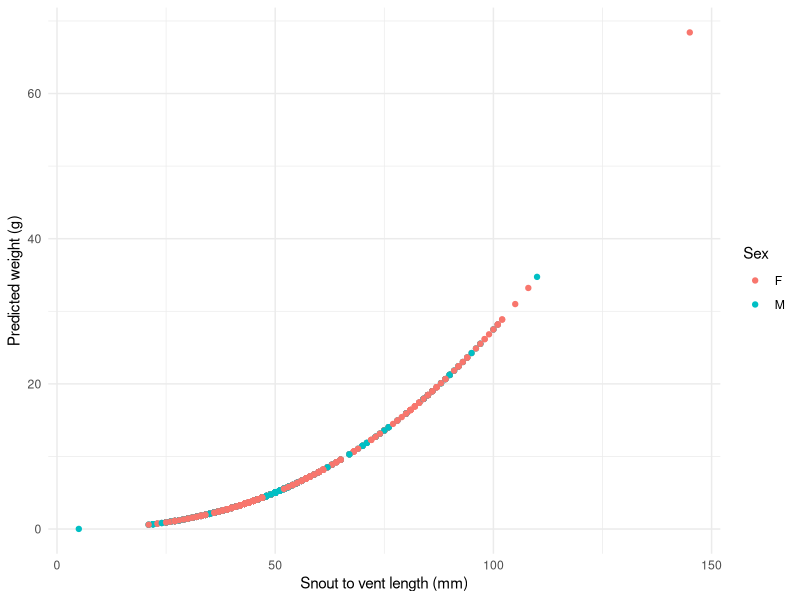

Source code (R):
## ---- chunk 1
knitr::opts_chunk$set(echo = TRUE, message = FALSE, warning = FALSE)

library(tidyverse)
library(here)
library(broom)
## ---- chunk 2
lizards <- read_csv(here("data", "lizard.csv"))
## ---- chunk 3
weight_model <- function(a, b, svl) {
  weight <- a * (svl)^b
  return(weight)
}
## ---- chunk 4
lizards <- lizards %>% 
  mutate(log_length = log(SV_length)) %>% 
  mutate(log_weight = log(weight))

guess_model <- lm(log_weight ~ log_length, data = lizards)
guess_model_table <- tidy(guess_model)

b_guess <- guess_model_table$estimate[2]
a_guess <- exp(guess_model_table$estimate[1]/b_guess)
## ---- chunk 5
lizards_nls <- nls(weight ~ weight_model(a, b, SV_length),
                   data = lizards,
                   start = list(a = a_guess, b = b_guess),
                   trace = TRUE)

lizards_nls_table <- tidy(lizards_nls)

lizards <- lizards %>% 
  mutate(predicted_weight = weight_model(lizards_nls_table$estimate[1], lizards_nls_table$estimate[2], SV_length))

ggplot(lizards) +
  geom_point(aes(x = SV_length, y = predicted_weight, color = sex)) +
  labs(x = "Snout to vent length (mm)", y = "Predicted weight (g)", color = "Sex") +
  theme_minimal()
